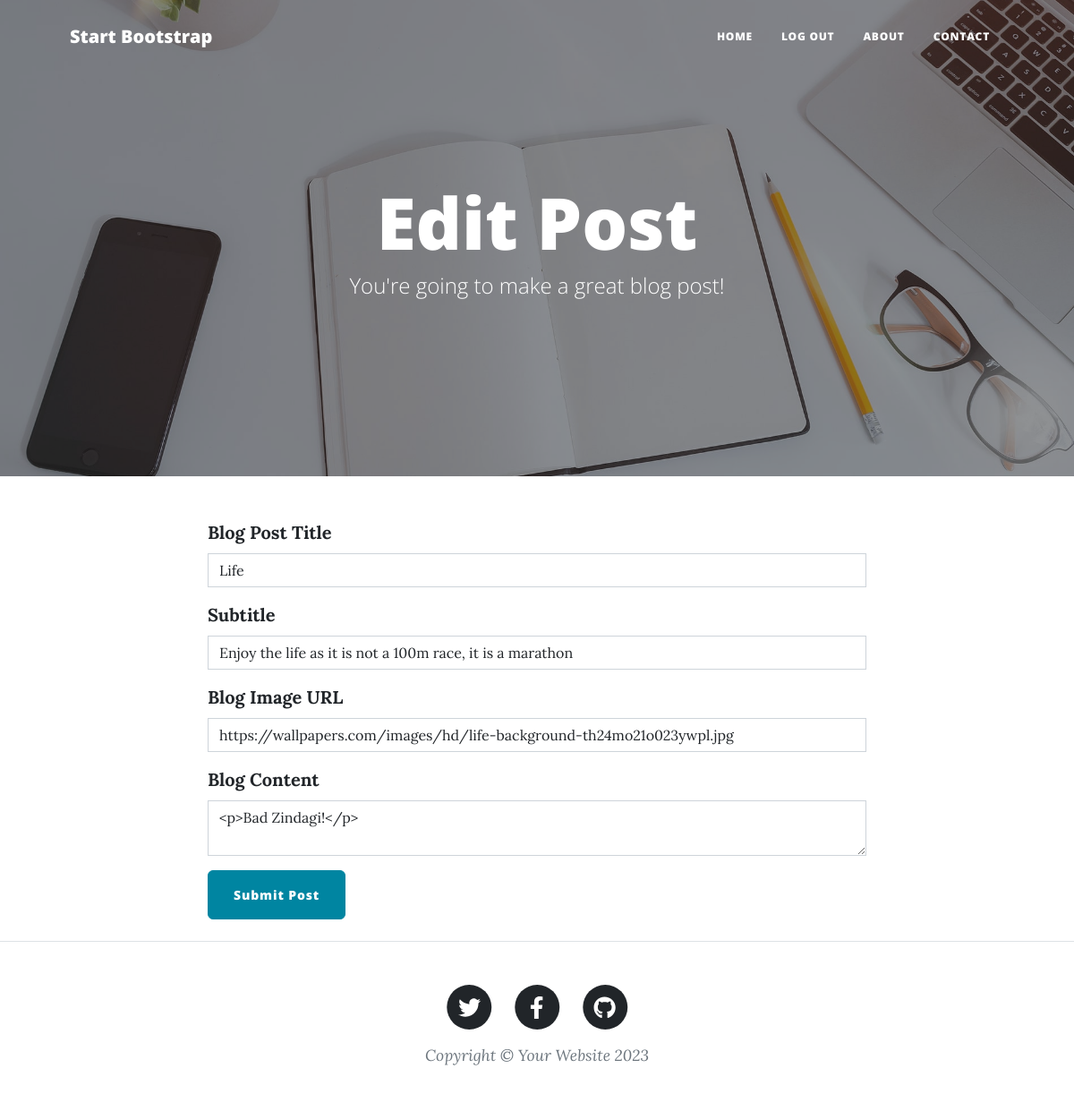
/edit-post/2 (signed in), run on an earlier commit of the app's database.
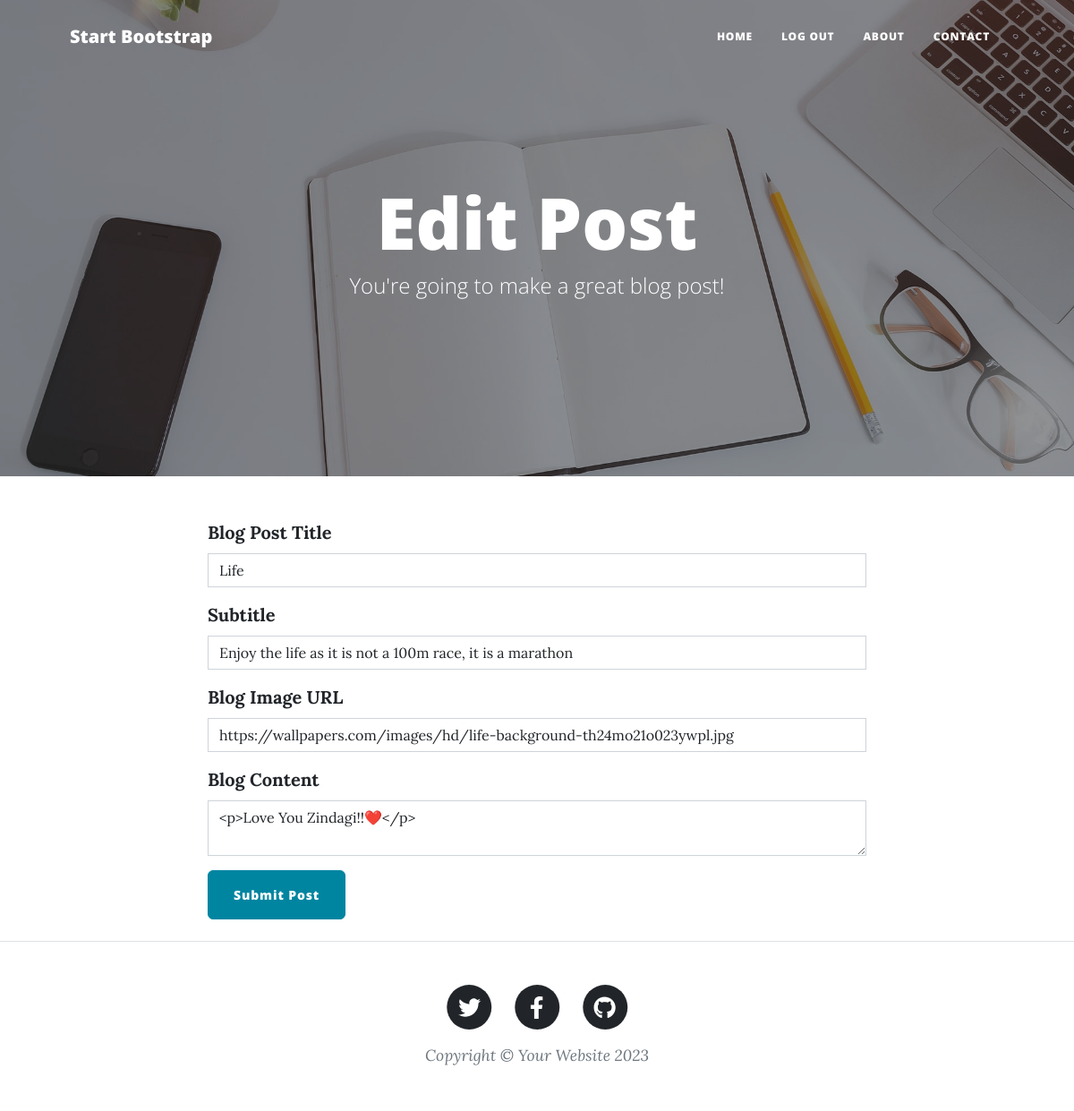
And on a later commit of the database.
### main.py (models this page shows)
class BlogPost(db.Model):
    __tablename__ = "blog_posts"
    id: Mapped[int] = mapped_column(Integer, primary_key=True)
    author_id: Mapped[int] = mapped_column(Integer, db.ForeignKey("Users.id"))
    author = relationship("User", back_populates="posts")
    title: Mapped[str] = mapped_column(String(250), unique=True, nullable=False)
    subtitle: Mapped[str] = mapped_column(String(250), nullable=False)
    date: Mapped[str] = mapped_column(String(250), nullable=False)
    body: Mapped[str] = mapped_column(Text, nullable=False)
    img_url: Mapped[str] = mapped_column(String(250), nullable=False)
    comments = relationship("Comment", back_populates="parent_post")

### main.py (the view, shortened to what this page needs)
@app.route("/edit-post/<int:post_id>", methods=["GET", "POST"])
@admin_only
def edit_post(post_id):
    post = db.get_or_404(BlogPost, post_id)
    edit_form = CreatePostForm(
        title=post.title,
        subtitle=post.subtitle,
        img_url=post.img_url,
        author=post.author,
        body=post.body
    )
    return render_template("make-post.html", form=edit_form, is_edit=True, current_user=current_user)

### forms.py
class CreatePostForm(FlaskForm):
    title = StringField("Blog Post Title", validators=[DataRequired()])
    subtitle = StringField("Subtitle", validators=[DataRequired()])
    img_url = StringField("Blog Image URL", validators=[DataRequired(), URL()])
    body = CKEditorField("Blog Content", validators=[DataRequired()])
    submit = SubmitField("Submit Post")

### main.py (called while the page is built)
@login_manager.user_loader
def load_user(user_id):
    return db.get_or_404(User, user_id)

def admin_only(f):
    @wraps(f)
    def decorated_function(*args, **kwargs):
        if current_user.id != 1:
            return abort(403)
        return f(*args, **kwargs)
    return decorated_function

### templates/make-post.html (shortened to what this page needs)
{% from "bootstrap5/form.html" import render_form %}
{% block content %}
{% include "header.html" %}
<header
  class="masthead"
  style="background-image: url('../static/assets/img/edit-bg.jpg')"
>
  <div class="container position-relative px-4 px-lg-5">
    <div class="row gx-4 gx-lg-5 justify-content-center">
      <div class="col-md-10 col-lg-8 col-xl-7">
        <div class="page-heading">
          {% if is_edit %}
          <h1>Edit Post</h1>
          {% else %}
          <h1>New Post</h1>
          {% endif %}
          <span class="subheading"
            >You're going to make a great blog post!</span
          >
        </div>
      </div>
    </div>
  </div>
</header>
<main class="mb-4">
  <div class="container">
    <div class="row">
      <div class="col-lg-8 col-md-10 mx-auto">
        {{ render_form(form, novalidate=True, button_map={"submit": "primary"}) }}
      </div>
    </div>
  </div>
</main>
{% include "footer.html" %}
{% endblock %}

### templates/header.html (shortened to what this page needs)
<!DOCTYPE html>
<html lang="en">
  <head>
    {% block styles %}
    {{ bootstrap.load_css() }}
    <link
      href="{{ url_for('static', filename='css/styles.css') }}"
      rel="stylesheet"
    />
    {% endblock %}
  </head>
  <body>
    <nav class="navbar navbar-expand-lg navbar-light" id="mainNav">
      <div class="container px-4 px-lg-5">
        <a class="navbar-brand" href="/">Start Bootstrap</a>
        <div class="collapse navbar-collapse" id="navbarResponsive">
          <ul class="navbar-nav ms-auto py-4 py-lg-0">
            <li class="nav-item">
              <a
                class="nav-link px-lg-3 py-3 py-lg-4"
                href="{{ url_for('get_all_posts') }}"
                >Home</a
              >
            </li>
            {% if not current_user.is_authenticated: %}
            <li class="nav-item">
              <a
                class="nav-link px-lg-3 py-3 py-lg-4"
                href="{{ url_for('login') }}"
                >Login</a
              >
            </li>
            <li class="nav-item">
              <a
                class="nav-link px-lg-3 py-3 py-lg-4"
                href="{{ url_for('register') }}"
                >Register</a
              >
            </li>
            {% else: %}
            <li class="nav-item">
              <a
                class="nav-link px-lg-3 py-3 py-lg-4"
                href="{{ url_for('logout') }}"
                >Log Out</a
              >
            </li>
            {% endif %}
            <li class="nav-item">
              <a
                class="nav-link px-lg-3 py-3 py-lg-4"
                href="{{ url_for('about') }}"
                >About</a
              >
            </li>
            <li class="nav-item">
              <a
                class="nav-link px-lg-3 py-3 py-lg-4"
                href="{{ url_for('contact') }}"
                >Contact</a
              >
            </li>
          </ul>
        </div>
      </div>
    </nav>
  </body>
</html>

### templates/footer.html (shortened to what this page needs)
        <footer class="border-top">
          <div class="container px-4 px-lg-5">
              <div class="row gx-4 gx-lg-5 justify-content-center">
                  <div class="col-md-10 col-lg-8 col-xl-7">
                      <ul class="list-inline text-center">
                          <li class="list-inline-item">
                              <a href="#!">
                                  <span class="fa-stack fa-lg">
                                      <i class="fas fa-circle fa-stack-2x"></i>
                                      <i class="fab fa-twitter fa-stack-1x fa-inverse"></i>
                                  </span>
                              </a>
                          </li>
                          <li class="list-inline-item">
                              <a href="#!">
                                  <span class="fa-stack fa-lg">
                                      <i class="fas fa-circle fa-stack-2x"></i>
                                      <i class="fab fa-facebook-f fa-stack-1x fa-inverse"></i>
                                  </span>
                              </a>
                          </li>
                          <li class="list-inline-item">
                              <a href="#!">
                                  <span class="fa-stack fa-lg">
                                      <i class="fas fa-circle fa-stack-2x"></i>
                                      <i class="fab fa-github fa-stack-1x fa-inverse"></i>
                                  </span>
                              </a>
                          </li>
                      </ul>
                      <div class="small text-center text-muted fst-italic">Copyright &copy; Your Website 2023</div>
                  </div>
              </div>
          </div>
      </footer>
  </body>
</html>

What changed in the data, as far as the page shows it:
changed BlogPost "Life": body "<p>Bad Zindagi!</p>" → "<p>Love You Zindagi!!❤️</p>"
